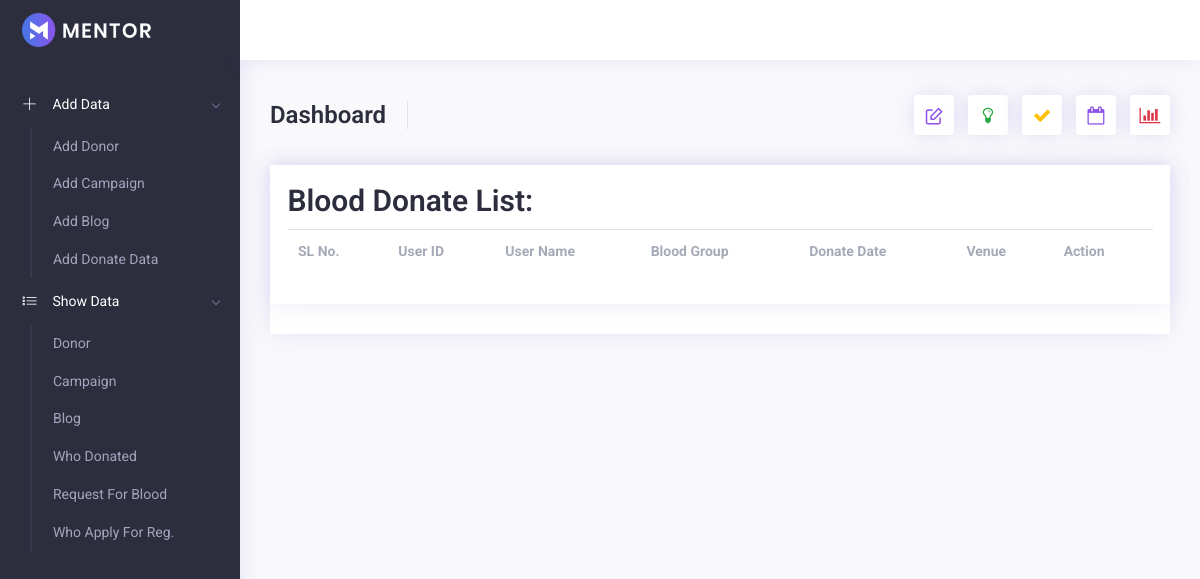
The page /admin/donate/index.php on the database as committed earlier.
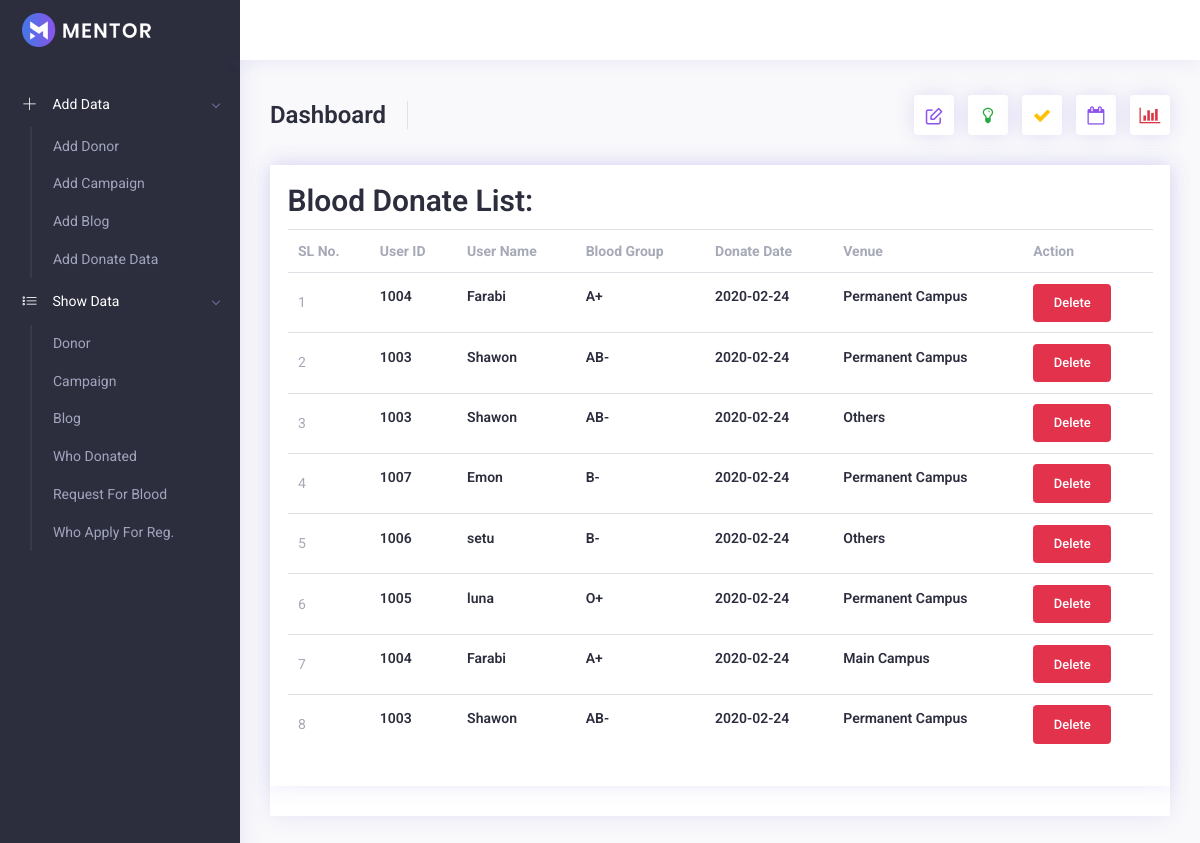
The same page on the database as committed later.
### tables this page shows
CREATE TABLE `donor_list` (
  `id` int(11) NOT NULL,
  `name` varchar(255) NOT NULL,
  `blood_group` varchar(33) NOT NULL,
  `age` varchar(44) NOT NULL,
  `gender` varchar(22) NOT NULL,
  `phone` varchar(22) NOT NULL,
  `email` varchar(222) NOT NULL,
  `address` text NOT NULL,
  `image` varchar(222) NOT NULL
);

CREATE TABLE `donate` (
  `id` int(11) NOT NULL,
  `user_id` int(50) NOT NULL,
  `date` varchar(33) NOT NULL,
  `venue` varchar(100) NOT NULL
);

### admin/donate/index.php (the view, shortened to what this page needs)
<?php include('../include/header.php'); ?>
<?php
$con = connect_db();
$sql = "SELECT donate.*, donor_list.name as name, donor_list.blood_group as blood_group  FROM donor_list JOIN donate on donor_list.id = donate.user_id WHERE donor_list.id= donate.user_id ORDER BY donate.id DESC";
$result = mysqli_query($con, $sql);
?>
<div class="row">
    <div class="col-md-12">
        <div class="card card-statistics">
            <div class="card">
                <div class="card-body">
                    <h2>Blood Donate List:</h2>
                    <table class="table">
                        <tr>
                            <th>SL No.</th>
                            <th>User ID</th>
                            <th>User Name  </th>
                            <th> Blood Group </th>
                            <th> Donate Date </th>
                            <th> Venue </th>
                            <th> Action </th>
                        </tr>
                        <?php $sl = 1 ?>
                        <?php while ($row = mysqli_fetch_assoc($result)) {; ?>
                            <tr>
                                <td><?php echo $sl; ?></td>
                                <td><h5><?php echo $row['user_id']; ?></h5></td>
                                <td><h5><?php echo $row['name']; ?></h5></td>
                                <td><h5><?php echo $row['blood_group']; ?></h5></td>
                                <td><h5><?php echo $row['date']; ?></h5></td>
                                <td><h5><?php echo $row['venue']; ?></h5></td>
                                <td>
                                    <a href="delete.php?id=<?php echo $row['id']; ?>" class="btn btn-danger" onclick="return confirm('Are you sure want to delete this Data?');">Delete</a>
                                </td>
                            </tr>
                        <?php $sl++;
                        } ?>
                    </table>
                </div>
            </div>
        </div>
        <?php include('../include/footer.php'); ?>

Rows that differ between the two databases and show on the page:
added donor_list: donate.user_id "1004", name "Farabi", blood_group "A+", donate.date "2020-02-24", donate.venue "Permanent Campus", donate.venue "Main Campus"
added donor_list: donate.user_id "1003", name "Shawon", blood_group "AB-", donate.date "2020-02-24", donate.venue "Permanent Campus", donate.venue "Others"
added donor_list: donate.user_id "1007", name "Emon", blood_group "B-", donate.date "2020-02-24", donate.venue "Permanent Campus"
added donor_list: donate.user_id "1006", name "setu", blood_group "B-", donate.date "2020-02-24", donate.venue "Others"
added donor_list: donate.user_id "1005", name "luna", blood_group "O+", donate.date "2020-02-24", donate.venue "Permanent Campus"
